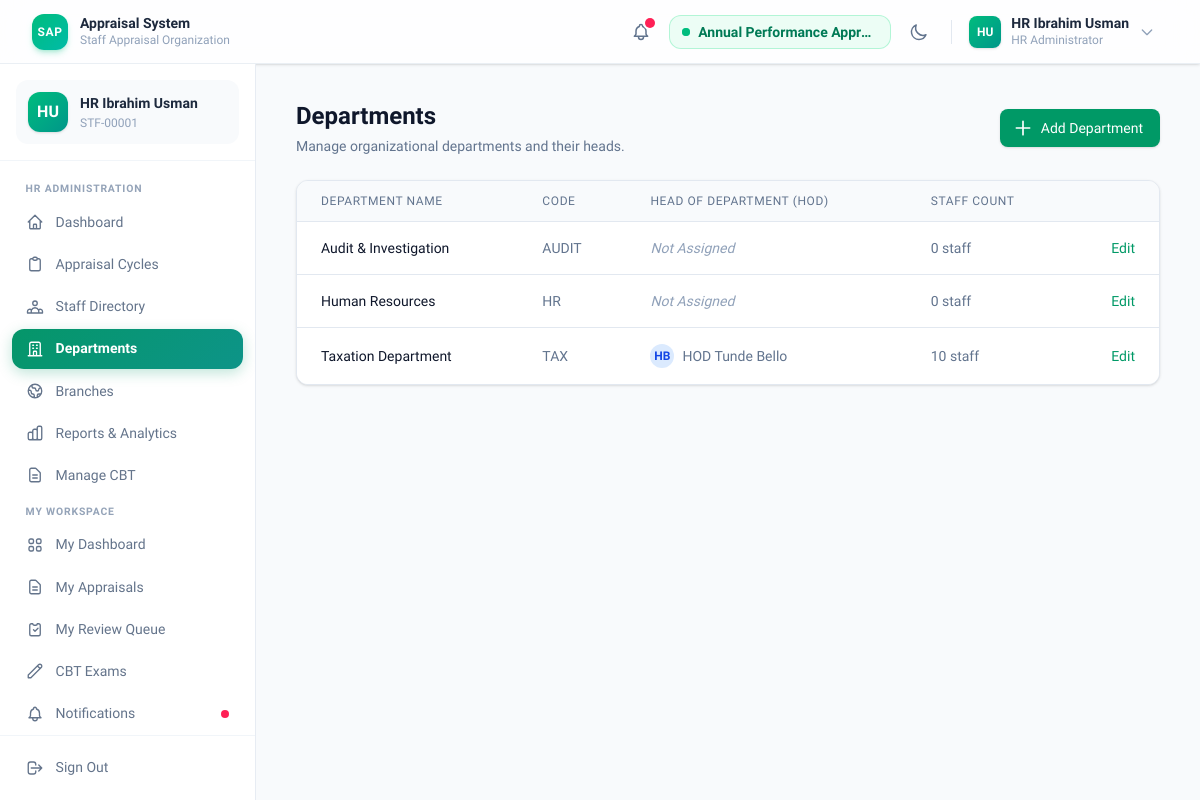
/hr/departments/ (signed in), run on an earlier commit of the app's database.
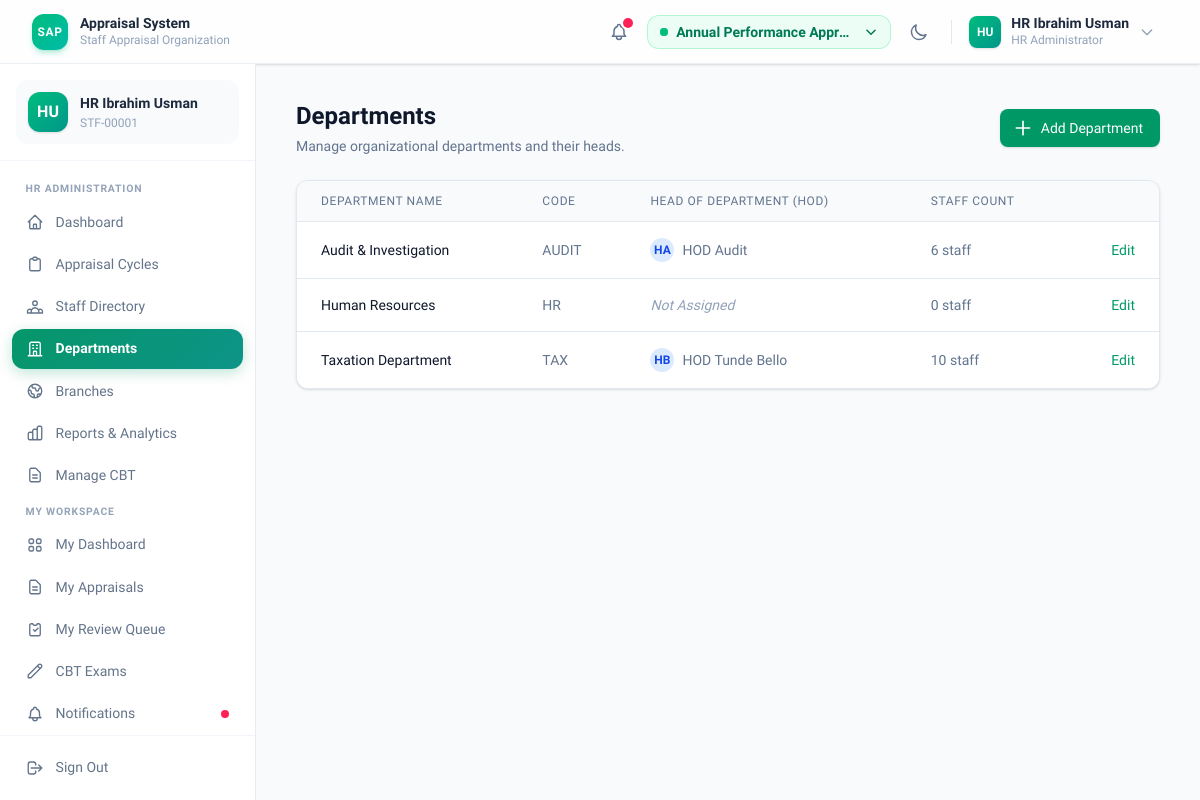
And on a later commit of the database.
### appraisals/models.py (models this page shows, shortened)
class AppraisalCycle(models.Model):
    ANNUAL = 'ANNUAL'
    BI_ANNUAL = 'BI_ANNUAL'
    QUARTERLY = 'QUARTERLY'
    FREQUENCY_CHOICES = [
        (ANNUAL, 'Annual'),
        (BI_ANNUAL, 'Bi-Annual'),
        (QUARTERLY, 'Quarterly'),
    ]
    DRAFT = 'DRAFT'
    ACTIVE = 'ACTIVE'
    CLOSED = 'CLOSED'
    STATUS_CHOICES = [
        (DRAFT, 'Draft'),
        (ACTIVE, 'Active'),
        (CLOSED, 'Closed'),
    ]
    SCORING_SCALE_CHOICES = [
        (5, '1-5 Scale'),
        (10, '1-10 Scale'),
    ]
    name = models.CharField(max_length=200)
    frequency = models.CharField(
        max_length=20,
        choices=FREQUENCY_CHOICES,
        default=ANNUAL,
    )
    start_date = models.DateField()
    end_date = models.DateField()
    status = models.CharField(
        max_length=20,
        choices=STATUS_CHOICES,
        default=DRAFT,
    )
    scoring_scale = models.PositiveSmallIntegerField(
        choices=SCORING_SCALE_CHOICES,
        default=5,
    )
    branch = models.ForeignKey(
        'branches.Branch',
        on_delete=models.PROTECT,
        null=True,
        blank=True,
        related_name='cycles',
        help_text="Branch this cycle is scoped to. All targeting is filtered by this branch.",
    )
    target_departments = models.ManyToManyField(
        'departments.Department',
        blank=True,
        help_text="If set, only staff in these departments will be assigned this cycle."
    )
    target_staff = models.ManyToManyField(
        settings.AUTH_USER_MODEL,
        blank=True,
        related_name='targeted_cycles',
        help_text="If set, these specific staff will be assigned this cycle."
    )
    excluded_staff = models.ManyToManyField(
        settings.AUTH_USER_MODEL,
        blank=True,
        related_name='excluded_cycles',
        help_text="Staff in this list will never be assigned this cycle."
    )
    created_by = models.ForeignKey(
        settings.AUTH_USER_MODEL,
        on_delete=models.SET_NULL,
        null=True,
        related_name='created_cycles',
    )
    created_at = models.DateTimeField(auto_now_add=True)
    updated_at = models.DateTimeField(auto_now=True)
    class Meta:
        ordering = ['-start_date']
        verbose_name = 'Appraisal Cycle'
        verbose_name_plural = 'Appraisal Cycles'

### departments/models.py (models this page shows, shortened)
class Department(models.Model):
    name = models.CharField(
        max_length=200,
        unique=True,
        help_text="Full name of the department.",
    )
    code = models.CharField(
        max_length=20,
        unique=True,
        help_text="Short unique code for the department (e.g. 'TAX', 'AUDIT', 'HR').",
    )
    description = models.TextField(
        blank=True,
        help_text="Optional description of the department's responsibilities.",
    )
    hod = models.OneToOneField(
        "accounts.CustomUser",
        on_delete=models.SET_NULL,
        null=True,
        blank=True,
        related_name="headed_department",
        limit_choices_to={"role": "HOD"},
        verbose_name="Head of Department",
        help_text="The user designated as Head of Department.",
    )
    created_at = models.DateTimeField(auto_now_add=True)
    updated_at = models.DateTimeField(auto_now=True)
    @property
    def staff_count(self) -> int:
        return self.staff_members.count()
    class Meta:
        ordering = ["name"]
        verbose_name = "Department"
        verbose_name_plural = "Departments"

### accounts/models.py (models this page shows, shortened)
class CustomUser(AbstractUser):
    STAFF = "STAFF"
    SUPERVISOR = "SUPERVISOR"
    HOD = "HOD"
    DIRECTORATE = "DIRECTORATE"
    HR_ADMIN = "HR_ADMIN"
    ROLE_CHOICES = [
        (STAFF, "Staff"),
        (SUPERVISOR, "Supervisor"),
        (HOD, "Head of Department"),
        (DIRECTORATE, "Director/Executive"),
        (HR_ADMIN, "HR Administrator"),
    ]
    staff_id = models.CharField(
        "Staff ID",
        max_length=20,
        unique=True,
        help_text="Unique staff identifier (e.g. STF-00001).",
    )
    role = models.CharField(
        "Role",
        max_length=20,
        choices=ROLE_CHOICES,
        default=STAFF,
        help_text="Organisational role that determines access permissions.",
    )
    department = models.ForeignKey(
        "departments.Department",
        on_delete=models.SET_NULL,
        null=True,
        blank=True,
        related_name="staff_members",
        verbose_name="Department",
        help_text="Department to which this staff member belongs.",
    )
    designation = models.CharField(
        "Designation",
        max_length=100,
        blank=True,
        help_text="Job title or designation within the organisation.",
    )
    supervisor = models.ForeignKey(
        "self",
        on_delete=models.SET_NULL,
        null=True,
        blank=True,
        related_name="subordinates",
        verbose_name="Supervisor",
        help_text="Direct supervisor responsible for appraising this staff member.",
    )
    phone = models.CharField(
        "Phone Number",
        max_length=20,
        blank=True,
        help_text="Contact phone number.",
    )
    profile_picture = models.FileField(
        "Profile Picture",
        upload_to="profile_pics/",
        blank=True,
        null=True,
        help_text="Optional profile photograph.",
    )
    objects = CustomUserManager()
    @property
    def full_name(self) -> str:
        name = f"{self.first_name} {self.last_name}".strip()
        return name if name else self.username
    class Meta:
        ordering = ["last_name", "first_name"]
        verbose_name = "Staff Member"
        verbose_name_plural = "Staff Members"

### hr_admin/views.py (the view)
    def wrapper(request, *args, **kwargs):
        if request.user.role != 'HR_ADMIN':
            messages.error(request, "Access denied. HR Administrators only.")
            return redirect('accounts:dashboard_redirect')
        return view_func(request, *args, **kwargs)

### accounts/context_processors.py (called while the page is built)
def active_cycles(request):
    if not request.user.is_authenticated:
        return {}
    cycles = list(
        AppraisalCycle.objects.filter(status=AppraisalCycle.ACTIVE)
        .order_by('-start_date')
    )
    if not cycles:
        return {
            'all_active_cycles': [],
            'selected_cycle': None,
        }
    selected_id = request.session.get('selected_cycle_id')
    selected_cycle = None
    if selected_id:
        selected_cycle = next((c for c in cycles if c.id == selected_id), None)
    if not selected_cycle:
        selected_cycle = cycles[0]
        request.session['selected_cycle_id'] = selected_cycle.id
    return {
        'all_active_cycles': cycles,
        'selected_cycle': selected_cycle,
    }

### hr_admin/views.py (called while the page is built)
def hr_required(view_func):
    def wrapper(request, *args, **kwargs):
        if request.user.role != 'HR_ADMIN':
            messages.error(request, "Access denied. HR Administrators only.")
            return redirect('accounts:dashboard_redirect')
        return view_func(request, *args, **kwargs)
    wrapper.__name__ = view_func.__name__
    return login_required(wrapper)

### templates/hr_admin/department_list.html (shortened to what the changed rows need)
{% extends 'base.html' %}
{% block content %}
<div class="space-y-6 max-w-7xl mx-auto">
    <div class="flex items-center justify-between">
        <div>
            <h1 class="text-2xl font-bold text-slate-900 dark:text-white">Departments</h1>
        </div>
    </div>
    <div class="bg-white dark:bg-slate-900 shadow-sm rounded-xl border border-slate-200 dark:border-slate-800 overflow-x-auto">
        <div class="overflow-x-auto">
            <table class="min-w-full divide-y divide-slate-200 dark:divide-slate-800">
                <thead class="bg-slate-50 dark:bg-slate-800/50">
                    <tr>
                        <th scope="col" class="px-6 py-3 text-left text-xs font-medium text-slate-500 uppercase tracking-wider">Department Name</th>
                        <th scope="col" class="px-6 py-3 text-left text-xs font-medium text-slate-500 uppercase tracking-wider">Code</th>
                        <th scope="col" class="px-6 py-3 text-left text-xs font-medium text-slate-500 uppercase tracking-wider">Head of Department (HOD)</th>
                        <th scope="col" class="px-6 py-3 text-left text-xs font-medium text-slate-500 uppercase tracking-wider">Staff Count</th>
                        <th scope="col" class="relative px-6 py-3"><span class="sr-only">Actions</span></th>
                    </tr>
                </thead>
                <tbody class="bg-white dark:bg-slate-900 divide-y divide-slate-200 dark:divide-slate-800">
                    {% for dept in departments %}
                    <tr class="hover:bg-slate-50 dark:hover:bg-slate-800/50 transition">
                        <td class="px-6 py-4 whitespace-nowrap text-sm font-medium text-slate-900 dark:text-white">
                            {{ dept.name }}
                        </td>
                        <td class="px-6 py-4 whitespace-nowrap text-sm text-slate-500">
                            {{ dept.code }}
                        </td>
                        <td class="px-6 py-4 whitespace-nowrap text-sm text-slate-500">
                            {% if dept.hod %}
                                <div class="flex items-center gap-2">
                                    <div class="flex-shrink-0 h-6 w-6 rounded-full bg-blue-100 flex items-center justify-center text-blue-700 font-bold text-xs">
                                        {{ dept.hod.first_name|slice:":1" }}{{ dept.hod.last_name|slice:":1" }}
                                    </div>
                                    {{ dept.hod.full_name }}
                                </div>
                            {% else %}
                                <span class="text-slate-400 italic">Not Assigned</span>
                            {% endif %}
                        </td>
                        <td class="px-6 py-4 whitespace-nowrap text-sm text-slate-500">
                            {{ dept.staff_count }} staff
                        </td>
                        <td class="px-6 py-4 whitespace-nowrap text-right text-sm font-medium">
                            <a href="{% url 'hr_admin:department_edit' dept.pk %}" class="text-emerald-600 hover:text-emerald-900 dark:hover:text-emerald-400">Edit</a>
                        </td>
                    </tr>
                    {% empty %}
                    <tr>
                        <td colspan="5" class="px-6 py-10 text-center text-slate-500 dark:text-slate-400">
                            No departments found.
                        </td>
                    </tr>
                    {% endfor %}
                </tbody>
            </table>
        </div>
    </div>
</div>
{% endblock %}

### templates/base.html (shortened to what the changed rows need)
<!DOCTYPE html>
<html lang="en" class="h-full"
      x-data="{
          darkMode: localStorage.getItem('theme') === 'dark',
          sidebarOpen: false,
          toggleTheme() {
              this.darkMode = !this.darkMode;
              localStorage.setItem('theme', this.darkMode ? 'dark' : 'light');
          }
      }"
      :class="{ 'dark': darkMode }">
<head>
    <script src="https://cdn.jsdelivr.net/npm/@tailwindcss/browser@4"></script>
</head>
<body class="h-full flex flex-col bg-slate-50 dark:bg-[#0b0f1a] text-slate-900 dark:text-slate-100 transition-colors duration-200 overflow-hidden">
<header class="shrink-0 h-16 z-40 flex items-center
               bg-white/80 dark:bg-[#0d1117]/80
               backdrop-blur-xl
               border-b border-slate-200/70 dark:border-slate-800/60
               shadow-sm dark:shadow-slate-950/50">
    <div class="w-full px-4 sm:px-6 lg:px-8 flex items-center justify-between gap-4">
        {% if user.is_authenticated %}
        <div class="flex items-center gap-2">
            {% if all_active_cycles %}
            <div class="relative" x-data="{ cycleOpen: false }">
                {% if all_active_cycles|length > 1 %}
                <button @click="cycleOpen = !cycleOpen"
                        class="inline-flex items-center gap-2 px-3 py-1.5 rounded-xl
                               bg-emerald-50 dark:bg-emerald-950/40
                               border border-emerald-200/80 dark:border-emerald-800/50
                               text-emerald-700 dark:text-emerald-400
                               hover:bg-emerald-100 dark:hover:bg-emerald-900/40
                               transition cursor-pointer focus:outline-none text-sm"
                        title="Switch active cycle">
                    <span class="relative flex h-2 w-2 shrink-0">
                        <span class="relative inline-flex rounded-full h-2 w-2 bg-emerald-500"></span>
                    </span>
                    <span class="font-semibold truncate max-w-[180px] hidden sm:inline">{{ selected_cycle.name }}</span>
                    <svg class="h-3.5 w-3.5 shrink-0 transition-transform" :class="cycleOpen && 'rotate-180'" fill="none" viewBox="0 0 24 24" stroke="currentColor" stroke-width="2.5">
                        <path stroke-linecap="round" stroke-linejoin="round" d="M19 9l-7 7-7-7"/>
                    </svg>
                </button>
                {% else %}
                <div class="inline-flex items-center gap-2 px-3 py-1.5 rounded-xl
                            bg-emerald-50 dark:bg-emerald-950/40
                            border border-emerald-200/80 dark:border-emerald-800/50
                            text-emerald-700 dark:text-emerald-400 text-sm">
                    <span class="relative flex h-2 w-2 shrink-0">
                        <span class="relative inline-flex rounded-full h-2 w-2 bg-emerald-500"></span>
                    </span>
                    <span class="font-semibold truncate max-w-[180px] hidden sm:inline">{{ selected_cycle.name }}</span>
                </div>
                {% endif %}
            </div>
            {% endif %}
        </div>
        {% endif %}
    </div>
</header>
<div class="flex-1 flex overflow-hidden">
    <main class="flex-1 overflow-y-auto">
        <div class="max-w-7xl mx-auto px-5 sm:px-8 lg:px-10 py-7 sm:py-9">
            {% block content %}{% endblock %}
        </div>
    </main>
</div>
</body>
</html>

What changed in the data, as far as the page shows it:
changed Department "Audit & Investigation": hod.first_name (not shown) → "H"; hod.last_name (not shown) → "A"; hod.full_name (not shown) → "HOD Audit"; staff_count "0" → "6"; no longer shows "Not Assigned"
